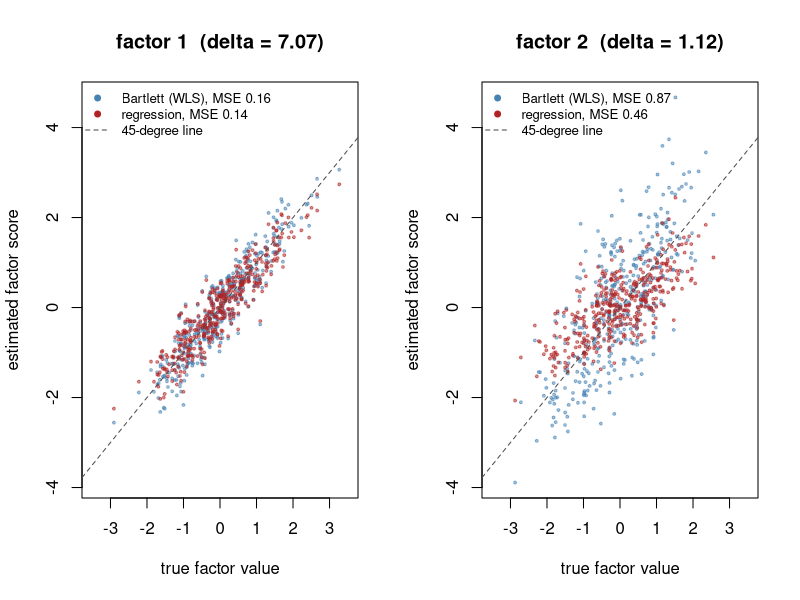

Generate this figure with R:
# Bartlett (WLS) versus regression factor scores in a simulated two-factor model with known loadings.
set.seed(0)
p <- 6
m <- 2
n <- 400
L <- matrix(c(0.9, 0.0, 0.8, 0.1, 0.7, 0.0, 0.1, 0.6, 0.0, 0.5, 0.0, 0.4), ncol = 2, byrow = TRUE)
psi <- 1 - rowSums(L^2)
Ftrue <- matrix(rnorm(n * m), n, m)
X <- Ftrue %*% t(L) + matrix(rnorm(n * p), n, p) %*% diag(sqrt(psi))

Pinv <- diag(1 / psi)
Delta <- t(L) %*% Pinv %*% L
f_wls <- X %*% (Pinv %*% L %*% solve(Delta))      # Bartlett: (L^T Psi^-1 L)^-1 L^T Psi^-1 x
f_reg <- X %*% solve(L %*% t(L) + diag(psi), L)   # regression: L^T (L L^T + Psi)^-1 x

# With estimated loadings the same two scores come from factanal(X, 2, scores = "Bartlett" / "regression").

par(mfrow = c(1, 2))
for (j in 1:2) {
  mse_w <- mean((f_wls[, j] - Ftrue[, j])^2)
  mse_r <- mean((f_reg[, j] - Ftrue[, j])^2)
  plot(Ftrue[, j], f_wls[, j], pch = 19, cex = 0.4, col = adjustcolor("steelblue", 0.5),
       xlim = c(-3.5, 3.5), ylim = range(f_wls, f_reg),
       xlab = "true factor value", ylab = "estimated factor score",
       main = sprintf("factor %d  (delta = %.2f)", j, Delta[j, j]))
  points(Ftrue[, j], f_reg[, j], pch = 19, cex = 0.4, col = adjustcolor("firebrick", 0.5))
  abline(0, 1, lty = 2, col = "gray30")
  legend("topleft", bty = "n", cex = 0.8,
         legend = c(sprintf("Bartlett (WLS), MSE %.2f", mse_w), sprintf("regression, MSE %.2f", mse_r),
                    "45-degree line"),
         col = c("steelblue", "firebrick", "gray30"), pch = c(19, 19, NA), lty = c(NA, NA, 2))
}
